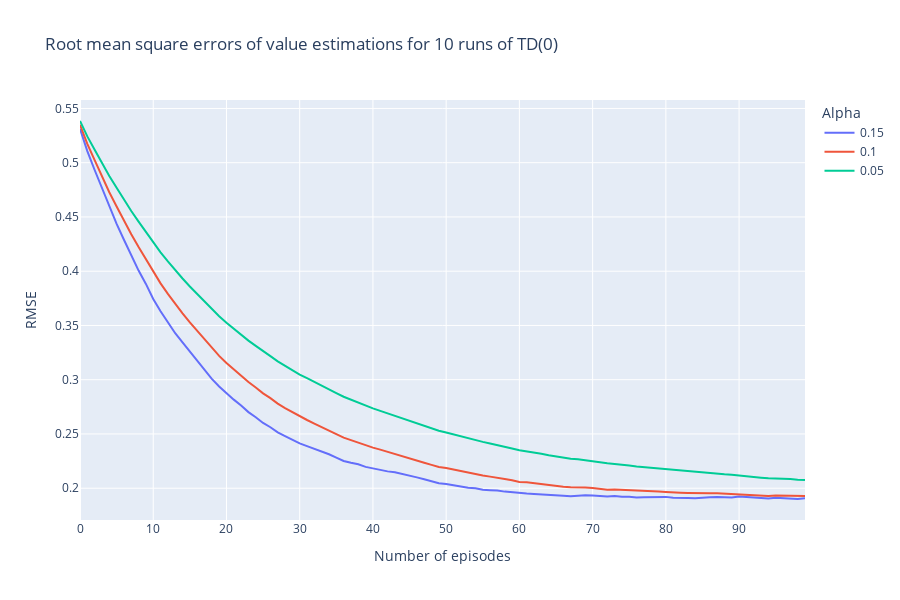

The notebook cell this image was saved under:
### Code cell
errors = get_runs(alphas, n_runs=1000, n_episodes=100)
plot_runs(errors)
